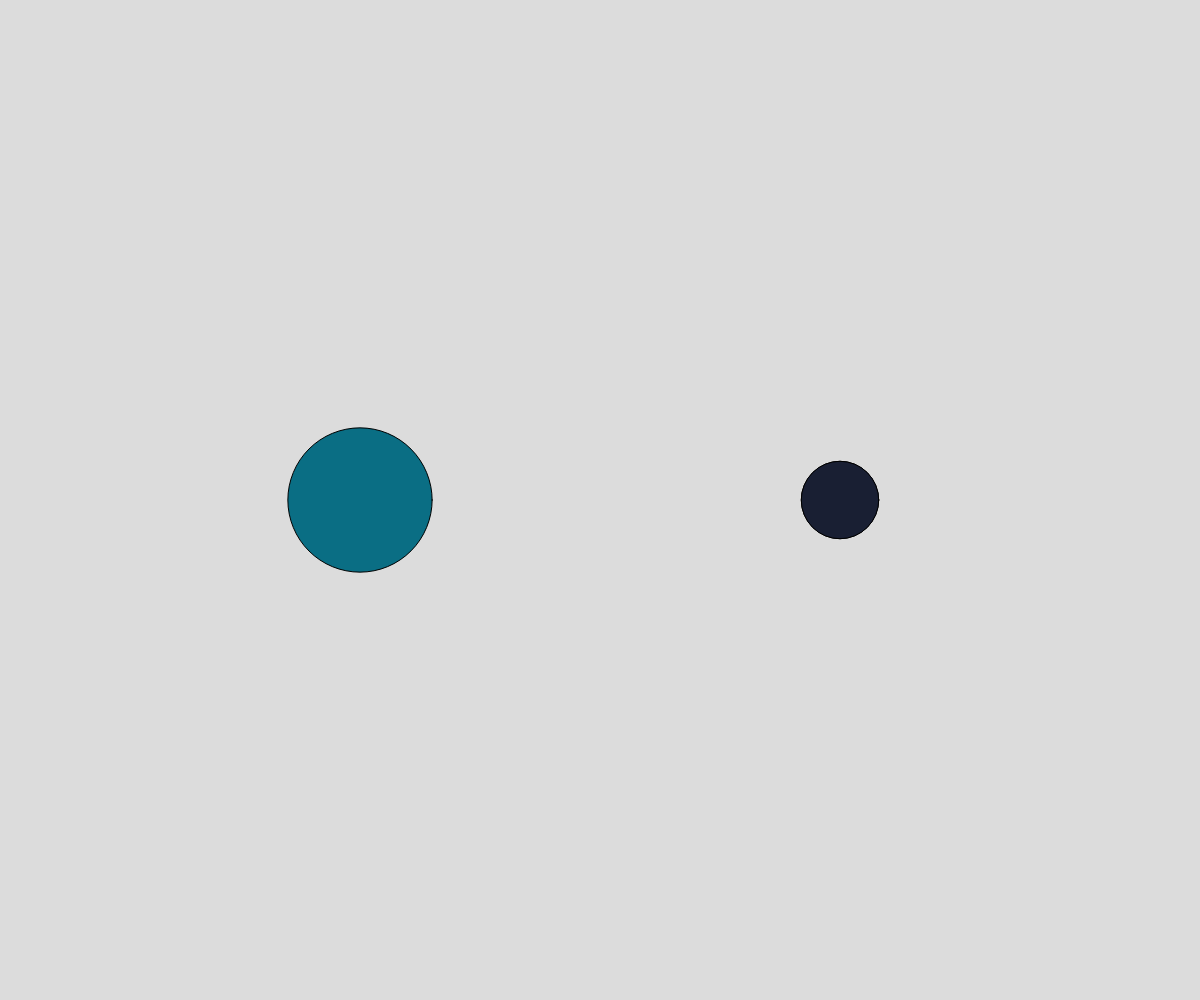
Frame 1 (no input)
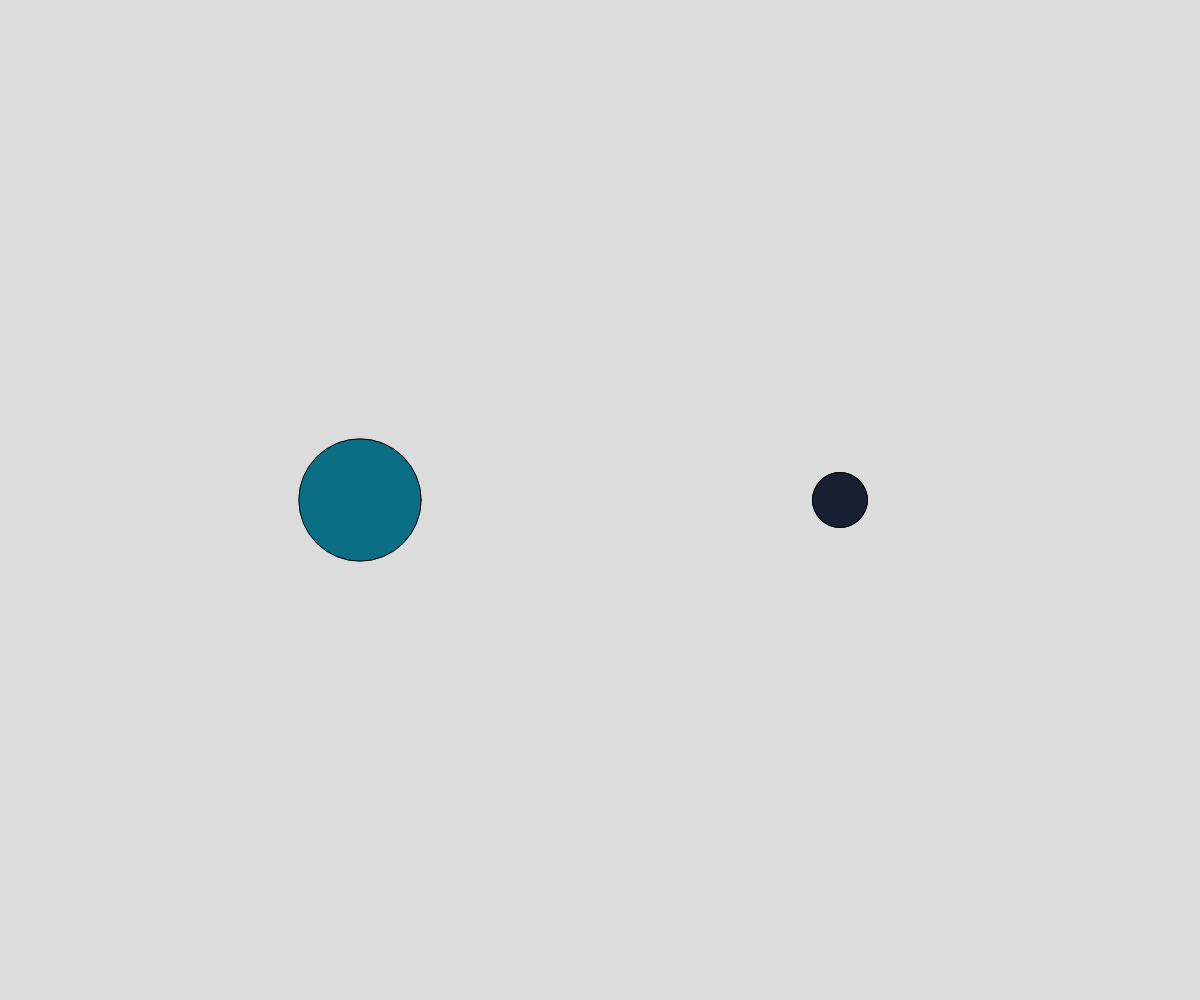
Frame 60 (no input)
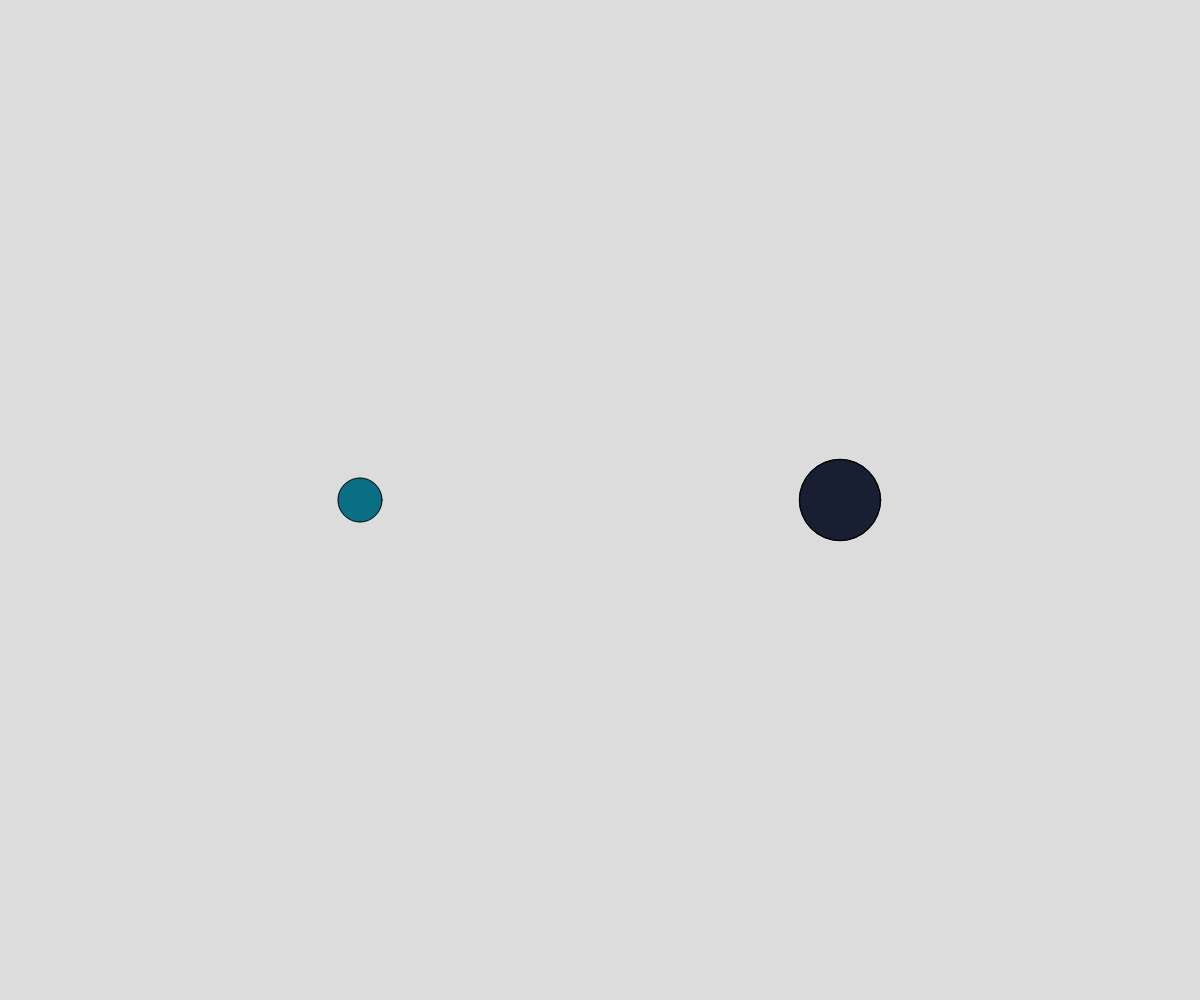
Frame 120 (the mouse pressed at the canvas centre since frame 60)

The p5.js sketch that drew these frames (run headless with seeded random() and noise() and a simulated clock; from frame 60 on, the mouse is pressed at the canvas centre):

// p5.js sketch
// ── sketch.js
// Working with images
// and random() noise
// Aedan
// September 24

let x1, y1, x2,y2;
let d1, d2;
let noiseTime = 5, noiseSpeed = 0.01;
  // noisespeed controls how connected 
  // our random noise()value are
  let minSize = 5; let maxSize = 200;

  let mX, mY; //move x and y




function setup() {
  createCanvas(windowWidth, windowHeight);
  x1 = width * 0.3; y1 = height *0.5;
  x2 = width * 0.7; y2 = height *0.5;
  mY - height * 0.3;

}

function noiseMove(){
  //use random noise to set the xposition of a third circle
  circle(mX,mY,50);
  

}

function draw() {
  background(220);
  randomCircle();
  noiseCircle();
  noiseMove();
}

function noiseCircle(){
  // will draw a fixed circcle with randomly 
  // changing (but smooth diamaters)
  d2 = noise(noiseTime); //yields value between 0-1
  d2 = map(d2,0,1 ,minSize, maxSize);
  fill(25,31,51);
  circle(x2,y2,d2);
  noiseTime += noiseSpeed;
}

function randomCircle(){
 //draw a fixed circle with randomly changing diameter
  fill(10,110,132);
  d1 = random(minSize, maxSize)
  circle(x1,y1,d1);
  noiseCircle();


}
